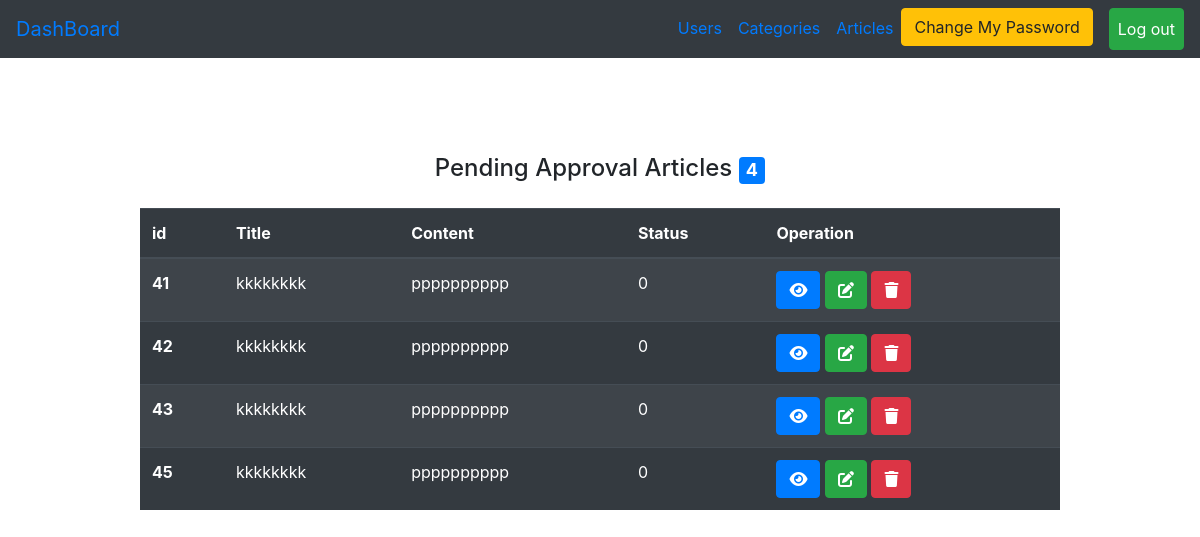
Page /Admin/posts.php?page=pending (signed in) on the committed database.
### tables this page shows
CREATE TABLE `posts` (
  `post_id` int(11) NOT NULL,
  `title` varchar(255) NOT NULL,
  `description` varchar(255) NOT NULL,
  `status` enum('0','1') DEFAULT '0',
  `user_id` int(11) NOT NULL,
  `category_id` int(11) NOT NULL,
  `created_at` timestamp NULL DEFAULT NULL,
  `updated_at` timestamp NULL DEFAULT NULL
);

### Admin/posts.php (the view, shortened to what this page needs)
<?php
include("initials.php");
if (isset($_SESSION['login'])) {
    $page = "All";
    if (isset($_GET['page'])) {
        $page = $_GET['page'];
    }
    if ($page == "All") {
       $statment = $connect->prepare("SELECT * FROM posts WHERE `status`=:status");
        $statment->bindParam(':status', $status);
        $status = 1;
        $statment->execute();
        $result = $statment->fetchAll();
        $status = 0;
        $statment->execute();
        $pendcount = $statment->rowCount();
?>
        <div class="container mt-5 ">
            <div class="row">
                <div class="col-md-10 m-auto pt-5">
                    <div>
                        <?php
                        if (isset($_SESSION['message'])) {
                            echo "<h4 class='text-center alert alert-success'>" . $_SESSION['message'] . "</h4>";
                            unset($_SESSION['message']);
                            header("refresh:3;url=posts.php");
                        }
                        ?>
                        <div class="d-flex justify-content-between ">
                            <h4 class="text-center mb-4"> Articles
                            </h4>
                            <a  href="?page=pending"> Pending Articles
                            <span class="badge badge-primary"><?php echo $pendcount ?></span>
                            </a>
                        </div>
                        <table class="table table-striped table-dark ">
                            <thead>
                                <tr>
                                    <th scope="col">id</th>
                                    <th scope="col">Title</th>
                                    <th scope="col">Content</th>
                                    <th scope="col">Operation</th>
                                </tr>
                            </thead>
                            <tbody>
                                <?php
                                foreach ($result as $item) {
                                ?>
                                    <tr>
                                        <th scope="row"><?php echo $item['post_id'] ?></th>
                                        <td><?php echo $item['title'] ?></td>
                                        <td><?php echo $item['description'] ?></td>
                                        <td>
                                            <a href="?page=show&post_id=<?php echo $item['post_id'] ?>" class="btn btn-primary"><i class="fa-solid fa-eye"></i></a>
                                            <a href="?page=edit&post_id=<?php echo $item['post_id'] ?>" class="btn btn-success"><i class="fa-solid fa-pen-to-square"></i></a>
                                            <a href="?page=delete&post_id=<?php echo $item['post_id'] ?>" class="btn btn-danger"><i class="fa-solid fa-trash"></i></a>
                                        </td>
                                    </tr>
                                <?php
                                }
                                ?>
                            </tbody>
                        </table>
                    </div>
                </div>
            </div>
        </div>
    <?php
    }else if ($page == "pending") {
        $statment = $connect->prepare("select * from posts where `status`='0' ");
        $statment->execute();
        $usercount = $statment->rowcount();
        $result = $statment->fetchall();
    ?>
     <div class="container mt-5 ">
            <div class="row">
                <div class="col-md-10 m-auto pt-5">
                    <div>
                        <h4 class="text-center mb-4"> Pending Approval Articles
                            <span class="badge badge-primary"><?php echo $usercount ?></span>
                        </h4>
                        <table class="table table-striped table-dark ">
                            <thead>
                                <tr>
                                    <th scope="col">id</th>
                                    <th scope="col">Title</th>
                                    <th scope="col">Content</th>
                                    <th scope="col">Status</th>
                                    <th scope="col">Operation</th>
                                </tr>
                            </thead>
                            <tbody>
                                <?php
                                foreach ($result as $item) {
                                ?>
                                    <tr>
                                        <th scope="row"><?php echo $item['post_id'] ?></th>
                                        <td><?php echo $item['title'] ?></td>
                                        <td><?php echo $item['description'] ?></td>
                                        <td><?php echo $item['status'] ?></td>
                                        <td>
                                            <a href="?page=show&post_id=<?php echo $item['post_id'] ?>" class="btn btn-primary"><i class="fa-solid fa-eye"></i></a>
                                            <a href="?page=edit&post_id=<?php echo $item['post_id'] ?>" class="btn btn-success"><i class="fa-solid fa-pen-to-square"></i></a>
                                            <a href="?page=delete&post_id=<?php echo $item['post_id'] ?>" class="btn btn-danger"><i class="fa-solid fa-trash"></i></a>
                                        </td>
                                    </tr>
                                <?php
                                }
                                ?>
                            </tbody>
                        </table>
                    </div>
                </div>
            </div>
        </div>
    <?php
    }
    ?>
<?php
} else {
    $_SESSION['message'] = "Please Login First";
    header("Location:../login.php");
}
include("Includes/temp/footer.php");
?>

### rows in the picture
posts: post_id "41", title "kkkkkkkk", description "pppppppppp", status "0"
posts: post_id "42", title "kkkkkkkk", description "pppppppppp", status "0"
posts: post_id "43", title "kkkkkkkk", description "pppppppppp", status "0"
posts: post_id "45", title "kkkkkkkk", description "pppppppppp", status "0"

### other values in the picture
$usercount "4"
